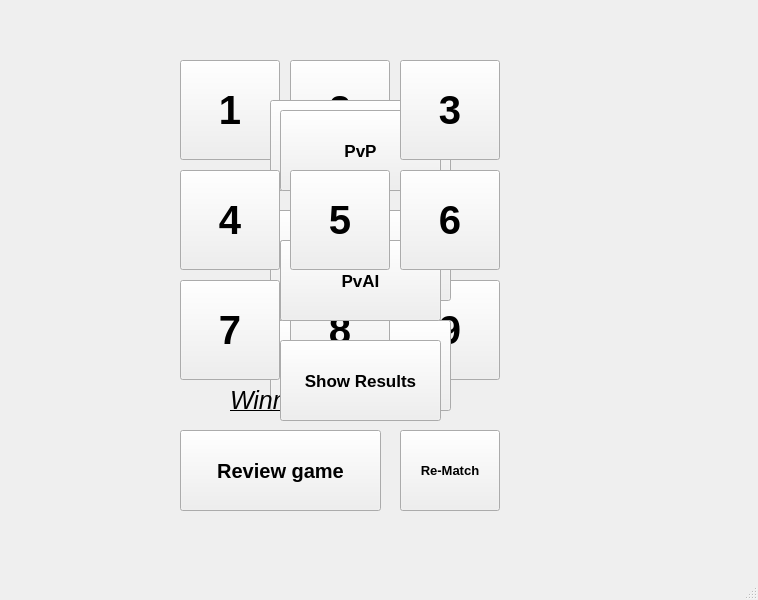
<?xml version="1.0" encoding="UTF-8"?>
<ui version="4.0">
 <class>MainWindow</class>
 <widget class="QMainWindow" name="MainWindow">
  <property name="geometry">
   <rect>
    <x>0</x>
    <y>0</y>
    <width>758</width>
    <height>600</height>
   </rect>
  </property>
  <property name="windowTitle">
   <string>MainWindow</string>
  </property>
  <widget class="QWidget" name="centralwidget">
   <widget class="QStackedWidget" name="stackedWidget">
    <property name="geometry">
     <rect>
      <x>0</x>
      <y>20</y>
      <width>751</width>
      <height>511</height>
     </rect>
    </property>
    <property name="currentIndex">
     <number>2</number>
    </property>
    <widget class="QWidget" name="page_0"/>
    <widget class="QWidget" name="page_1"/>
    <widget class="QWidget" name="page_2">
     <widget class="QPushButton" name="grid8">
      <property name="enabled">
       <bool>true</bool>
      </property>
      <property name="geometry">
       <rect>
        <x>400</x>
        <y>260</y>
        <width>100</width>
        <height>100</height>
       </rect>
      </property>
      <property name="font">
       <font>
        <pointsize>30</pointsize>
        <bold>true</bold>
       </font>
      </property>
      <property name="text">
       <string>9</string>
      </property>
      <property name="autoDefault">
       <bool>false</bool>
      </property>
      <property name="default">
       <bool>false</bool>
      </property>
      <property name="flat">
       <bool>false</bool>
      </property>
     </widget>
     <widget class="QPushButton" name="PvAI_Button_hard">
      <property name="enabled">
       <bool>true</bool>
      </property>
      <property name="geometry">
       <rect>
        <x>270</x>
        <y>300</y>
        <width>181</width>
        <height>91</height>
       </rect>
      </property>
      <property name="font">
       <font>
        <pointsize>13</pointsize>
        <bold>true</bold>
       </font>
      </property>
      <property name="text">
       <string>Hard</string>
      </property>
     </widget>
     <widget class="QPushButton" name="rematch">
      <property name="enabled">
       <bool>true</bool>
      </property>
      <property name="geometry">
       <rect>
        <x>400</x>
        <y>410</y>
        <width>100</width>
        <height>81</height>
       </rect>
      </property>
      <property name="font">
       <font>
        <pointsize>10</pointsize>
        <bold>true</bold>
       </font>
      </property>
      <property name="text">
       <string>Re-Match</string>
      </property>
      <property name="autoDefault">
       <bool>false</bool>
      </property>
      <property name="default">
       <bool>false</bool>
      </property>
      <property name="flat">
       <bool>false</bool>
      </property>
     </widget>
     <widget class="QPushButton" name="grid1">
      <property name="enabled">
       <bool>true</bool>
      </property>
      <property name="geometry">
       <rect>
        <x>290</x>
        <y>40</y>
        <width>100</width>
        <height>100</height>
       </rect>
      </property>
      <property name="font">
       <font>
        <pointsize>30</pointsize>
        <bold>true</bold>
       </font>
      </property>
      <property name="text">
       <string>2</string>
      </property>
      <property name="autoDefault">
       <bool>false</bool>
      </property>
      <property name="default">
       <bool>false</bool>
      </property>
      <property name="flat">
       <bool>false</bool>
      </property>
     </widget>
     <widget class="QPushButton" name="normal_Button">
      <property name="enabled">
       <bool>true</bool>
      </property>
      <property name="geometry">
       <rect>
        <x>280</x>
        <y>90</y>
        <width>161</width>
        <height>81</height>
       </rect>
      </property>
      <property name="font">
       <font>
        <pointsize>20</pointsize>
        <bold>true</bold>
       </font>
      </property>
      <property name="text">
       <string>Normal</string>
      </property>
      <property name="autoDefault">
       <bool>false</bool>
      </property>
      <property name="default">
       <bool>false</bool>
      </property>
      <property name="flat">
       <bool>false</bool>
      </property>
     </widget>
     <widget class="QPushButton" name="grid0">
      <property name="enabled">
       <bool>true</bool>
      </property>
      <property name="geometry">
       <rect>
        <x>180</x>
        <y>40</y>
        <width>100</width>
        <height>100</height>
       </rect>
      </property>
      <property name="font">
       <font>
        <pointsize>30</pointsize>
        <bold>true</bold>
        <underline>false</underline>
       </font>
      </property>
      <property name="autoFillBackground">
       <bool>false</bool>
      </property>
      <property name="text">
       <string>1</string>
      </property>
      <property name="checkable">
       <bool>false</bool>
      </property>
      <property name="autoDefault">
       <bool>false</bool>
      </property>
      <property name="default">
       <bool>false</bool>
      </property>
      <property name="flat">
       <bool>false</bool>
      </property>
     </widget>
     <widget class="QPushButton" name="showHistory">
      <property name="enabled">
       <bool>true</bool>
      </property>
      <property name="geometry">
       <rect>
        <x>180</x>
        <y>410</y>
        <width>201</width>
        <height>81</height>
       </rect>
      </property>
      <property name="font">
       <font>
        <pointsize>15</pointsize>
        <bold>true</bold>
       </font>
      </property>
      <property name="text">
       <string>Review game</string>
      </property>
     </widget>
     <widget class="QPushButton" name="PvAI_Button_Normal">
      <property name="enabled">
       <bool>true</bool>
      </property>
      <property name="geometry">
       <rect>
        <x>270</x>
        <y>190</y>
        <width>181</width>
        <height>91</height>
       </rect>
      </property>
      <property name="font">
       <font>
        <pointsize>13</pointsize>
        <bold>true</bold>
       </font>
      </property>
      <property name="text">
       <string>Normal</string>
      </property>
     </widget>
     <widget class="QPushButton" name="PvAI_Button_easy">
      <property name="enabled">
       <bool>true</bool>
      </property>
      <property name="geometry">
       <rect>
        <x>270</x>
        <y>80</y>
        <width>181</width>
        <height>91</height>
       </rect>
      </property>
      <property name="font">
       <font>
        <pointsize>13</pointsize>
        <bold>true</bold>
       </font>
      </property>
      <property name="text">
       <string>Easy</string>
      </property>
     </widget>
     <widget class="QPushButton" name="grid6">
      <property name="enabled">
       <bool>true</bool>
      </property>
      <property name="geometry">
       <rect>
        <x>180</x>
        <y>260</y>
        <width>100</width>
        <height>100</height>
       </rect>
      </property>
      <property name="font">
       <font>
        <pointsize>30</pointsize>
        <bold>true</bold>
       </font>
      </property>
      <property name="text">
       <string>7</string>
      </property>
      <property name="autoDefault">
       <bool>false</bool>
      </property>
      <property name="default">
       <bool>false</bool>
      </property>
      <property name="flat">
       <bool>false</bool>
      </property>
     </widget>
     <widget class="QPushButton" name="PvP_Button">
      <property name="enabled">
       <bool>true</bool>
      </property>
      <property name="geometry">
       <rect>
        <x>280</x>
        <y>90</y>
        <width>161</width>
        <height>81</height>
       </rect>
      </property>
      <property name="font">
       <font>
        <pointsize>13</pointsize>
        <bold>true</bold>
       </font>
      </property>
      <property name="text">
       <string>PvP</string>
      </property>
      <property name="autoDefault">
       <bool>false</bool>
      </property>
      <property name="default">
       <bool>false</bool>
      </property>
      <property name="flat">
       <bool>false</bool>
      </property>
     </widget>
     <widget class="QPushButton" name="grid7">
      <property name="enabled">
       <bool>true</bool>
      </property>
      <property name="geometry">
       <rect>
        <x>290</x>
        <y>260</y>
        <width>100</width>
        <height>100</height>
       </rect>
      </property>
      <property name="font">
       <font>
        <pointsize>30</pointsize>
        <bold>true</bold>
       </font>
      </property>
      <property name="text">
       <string>8</string>
      </property>
      <property name="autoDefault">
       <bool>false</bool>
      </property>
      <property name="default">
       <bool>false</bool>
      </property>
      <property name="flat">
       <bool>false</bool>
      </property>
     </widget>
     <widget class="QPushButton" name="infinite_Button">
      <property name="enabled">
       <bool>true</bool>
      </property>
      <property name="geometry">
       <rect>
        <x>280</x>
        <y>220</y>
        <width>161</width>
        <height>81</height>
       </rect>
      </property>
      <property name="font">
       <font>
        <pointsize>20</pointsize>
        <bold>true</bold>
       </font>
      </property>
      <property name="text">
       <string>Infinite</string>
      </property>
     </widget>
     <widget class="QPushButton" name="PvAI_Button">
      <property name="enabled">
       <bool>true</bool>
      </property>
      <property name="geometry">
       <rect>
        <x>280</x>
        <y>220</y>
        <width>161</width>
        <height>81</height>
       </rect>
      </property>
      <property name="font">
       <font>
        <pointsize>13</pointsize>
        <bold>true</bold>
       </font>
      </property>
      <property name="text">
       <string>PvAI</string>
      </property>
     </widget>
     <widget class="QPushButton" name="grid3">
      <property name="enabled">
       <bool>true</bool>
      </property>
      <property name="geometry">
       <rect>
        <x>180</x>
        <y>150</y>
        <width>100</width>
        <height>100</height>
       </rect>
      </property>
      <property name="font">
       <font>
        <pointsize>30</pointsize>
        <bold>true</bold>
       </font>
      </property>
      <property name="text">
       <string>4</string>
      </property>
      <property name="autoDefault">
       <bool>false</bool>
      </property>
      <property name="default">
       <bool>false</bool>
      </property>
      <property name="flat">
       <bool>false</bool>
      </property>
     </widget>
     <widget class="QPushButton" name="grid4">
      <property name="enabled">
       <bool>true</bool>
      </property>
      <property name="geometry">
       <rect>
        <x>290</x>
        <y>150</y>
        <width>100</width>
        <height>100</height>
       </rect>
      </property>
      <property name="font">
       <font>
        <pointsize>30</pointsize>
        <bold>true</bold>
       </font>
      </property>
      <property name="text">
       <string>5</string>
      </property>
      <property name="autoDefault">
       <bool>false</bool>
      </property>
      <property name="default">
       <bool>false</bool>
      </property>
      <property name="flat">
       <bool>false</bool>
      </property>
     </widget>
     <widget class="QPushButton" name="grid2">
      <property name="enabled">
       <bool>true</bool>
      </property>
      <property name="geometry">
       <rect>
        <x>400</x>
        <y>40</y>
        <width>100</width>
        <height>100</height>
       </rect>
      </property>
      <property name="font">
       <font>
        <pointsize>30</pointsize>
        <bold>true</bold>
       </font>
      </property>
      <property name="text">
       <string>3</string>
      </property>
      <property name="autoDefault">
       <bool>false</bool>
      </property>
      <property name="default">
       <bool>false</bool>
      </property>
      <property name="flat">
       <bool>false</bool>
      </property>
     </widget>
     <widget class="QPushButton" name="grid5">
      <property name="enabled">
       <bool>true</bool>
      </property>
      <property name="geometry">
       <rect>
        <x>400</x>
        <y>150</y>
        <width>100</width>
        <height>100</height>
       </rect>
      </property>
      <property name="font">
       <font>
        <pointsize>30</pointsize>
        <bold>true</bold>
       </font>
      </property>
      <property name="text">
       <string>6</string>
      </property>
      <property name="autoDefault">
       <bool>false</bool>
      </property>
      <property name="default">
       <bool>false</bool>
      </property>
      <property name="flat">
       <bool>false</bool>
      </property>
     </widget>
     <widget class="QLabel" name="gameResut">
      <property name="geometry">
       <rect>
        <x>230</x>
        <y>330</y>
        <width>351</width>
        <height>101</height>
       </rect>
      </property>
      <property name="font">
       <font>
        <pointsize>19</pointsize>
        <italic>true</italic>
        <underline>true</underline>
        <strikeout>false</strikeout>
        <fontweight>Black</fontweight>
       </font>
      </property>
      <property name="text">
       <string>Winner Winner </string>
      </property>
     </widget>
     <widget class="QPushButton" name="ShowResults">
      <property name="enabled">
       <bool>true</bool>
      </property>
      <property name="geometry">
       <rect>
        <x>280</x>
        <y>320</y>
        <width>161</width>
        <height>81</height>
       </rect>
      </property>
      <property name="font">
       <font>
        <pointsize>13</pointsize>
        <bold>true</bold>
       </font>
      </property>
      <property name="text">
       <string>Show Results</string>
      </property>
     </widget>
    </widget>
    <widget class="QWidget" name="page_3">
     <widget class="QLabel" name="label_6">
      <property name="geometry">
       <rect>
        <x>210</x>
        <y>30</y>
        <width>371</width>
        <height>91</height>
       </rect>
      </property>
      <property name="font">
       <font>
        <pointsize>22</pointsize>
        <italic>true</italic>
        <bold>true</bold>
       </font>
      </property>
      <property name="text">
       <string>LAST 10 GAME RESULTS</string>
      </property>
     </widget>
     <widget class="QTableWidget" name="tableWidget_history">
      <property name="geometry">
       <rect>
        <x>30</x>
        <y>110</y>
        <width>691</width>
        <height>391</height>
       </rect>
      </property>
     </widget>
    </widget>
   </widget>
  </widget>
  <widget class="QMenuBar" name="menubar">
   <property name="geometry">
    <rect>
     <x>0</x>
     <y>0</y>
     <width>758</width>
     <height>25</height>
    </rect>
   </property>
  </widget>
  <widget class="QStatusBar" name="statusbar"/>
 </widget>
 <resources/>
 <connections/>
</ui>
